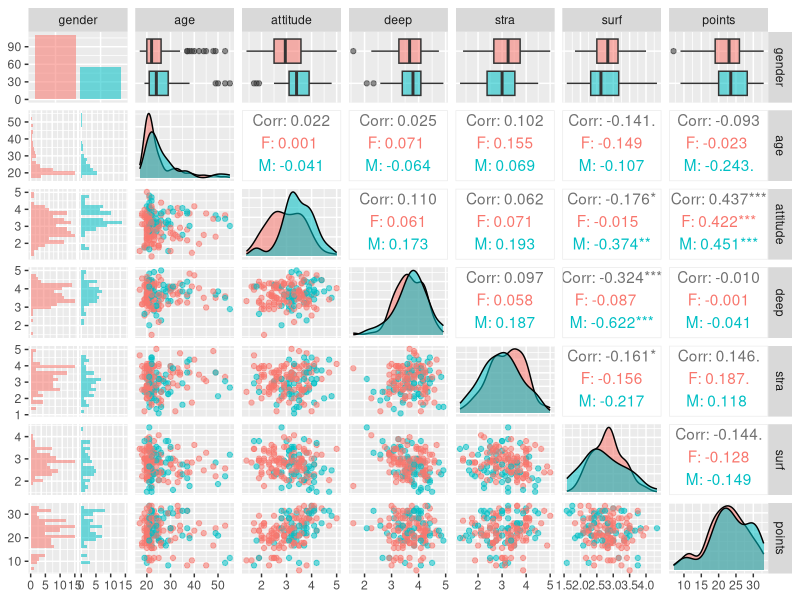
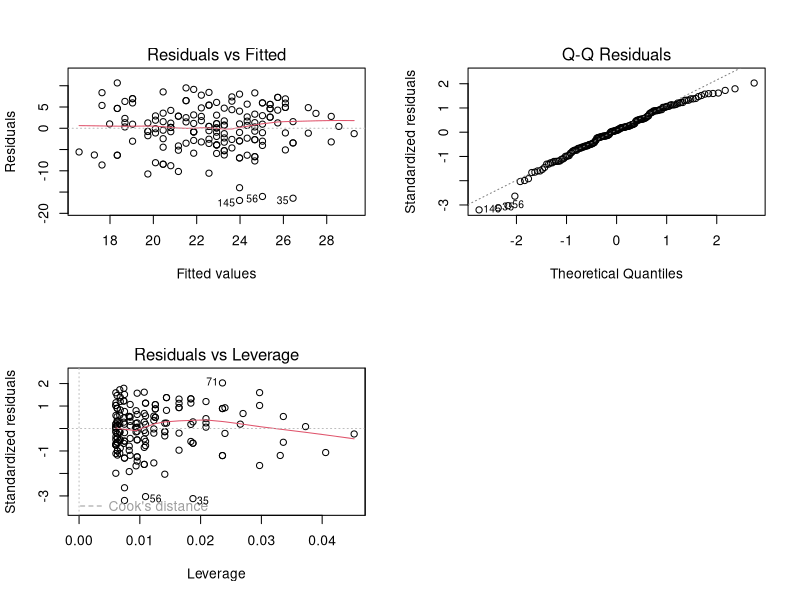

Generate these figures, in order, with R:
#Kisun Pokharel
#15th November 2017
#This is an R script that does the regression analysis and modeling. 
#The results along with the explanations are available in chapter 2. see https://kisun.github.io/IODS-project/

#read the table
lrn2014<-read.table("data/learning2014.csv")
#look at the structure and dimension
str(lrn2014)
dim(lrn2014)
summary(lrn2014$gender)
#load GGally and ggplot2 libraries. GGally package was installed (first time only)
library(GGally)
library(ggplot2)
plot_lrn2014<-ggpairs(lrn2014, mapping = aes(col=gender, alpha = 0.3), lower=list(combo = wrap ("facethist", bins = 20)))
plot_lrn2014 
model<-lm(points ~ attitude + stra + surf, data = lrn2014)
summary(model)
model_sig<-lm(points ~ attitude, data = lrn2014)
summary(model_sig)
par(mfrow = c(2,2))
plot(model_sig, which = c(1,2,5))
